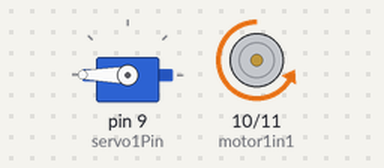
Bench run of a sketch on a simulated Arduino Uno, built with avr-gcc and run on an emulated ATmega328P. On the bench: servo, motor-driver pin pairs drawn as motors (green arrow = first pin HIGH = forward, orange = second pin HIGH = backward, longer = more drive).

Above: at 0.05 s.
At 1.4 s:
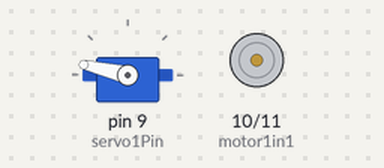
At 2.65 s:
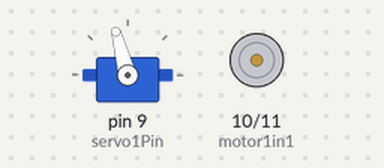
At 5.3 s:
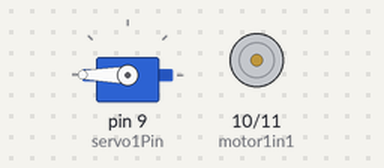
Timing chart, 0 to 6.9 s (numbered marks = the images above):
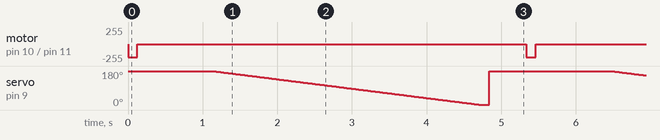

Measured:
- by itself, motor on pin 10 (motor1in1) / pin 11 (motor1in2): alternates backward 200/255 for 0.13 s and stopped for 5.2 s
- by itself, servo on pin 9 (servo1Pin): ramps from 180° to 1° and jumps back, once every 5.3 s

The sketch:

servo-motor-arduino.ino
```cpp
#include <Servo.h>
const int servo1Pin = 9;
const int motor1in1 = 10;
const int motor1in2 = 11;

Servo servo1;

void setup() {
  // put your setup code here, to run once:

  servo1.attach(servo1Pin);  // attaches the servo on pin 9 to the servo object
  servo1.write(180);
  pinMode(motor1in1, OUTPUT);
  pinMode(motor1in2, OUTPUT);
}

void loop() {
  // put your main code here, to run repeatedly:

  //digitalWrite(motor1in1, LOW);
  analogWrite(motor1in2, 200);
  delay(125);
  analogWrite(motor1in2, 0);
  delay(1000);
  for (int i = 180; i > 0; i--){
    servo1.write(i);
    delay(20);
  }
  delay(100);
  servo1.write(180);
  delay(500);
}
```
